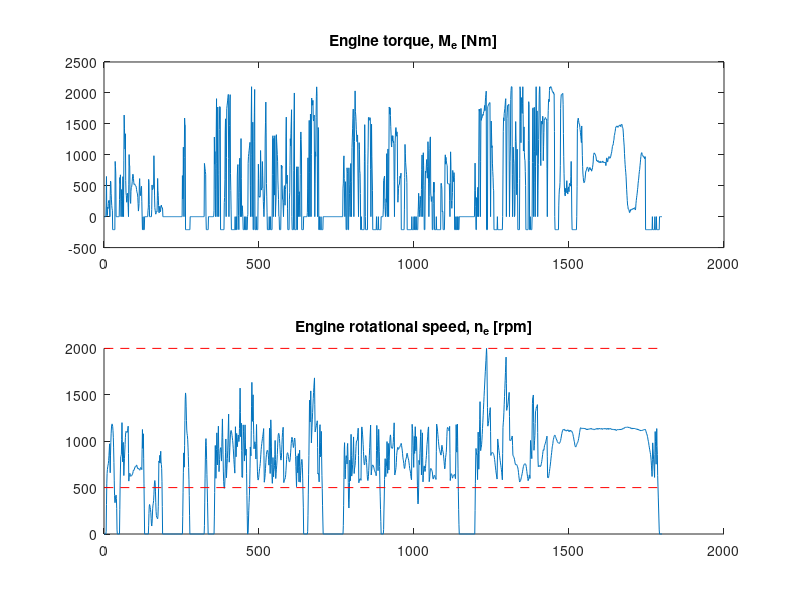

Here is the MATLAB script that generated this plot:
max_torque = 2100;
max_speed = 2000;

load WHTC_data

M_e_input = max_torque * torque/100;
n_e_input = max_speed * speed/100;

subplot(2,1,1)
plot(time, M_e_input)
title("Engine torque, M_e [Nm]")

subplot(2,1,2)
hold on
plot(time, n_e_input)
plot([time(1) time(end)], [500 500], 'r--')
plot([time(1) time(end)], [2000 2000], 'r--')
title("Engine rotational speed, n_e [rpm]")

% use find_trajectory